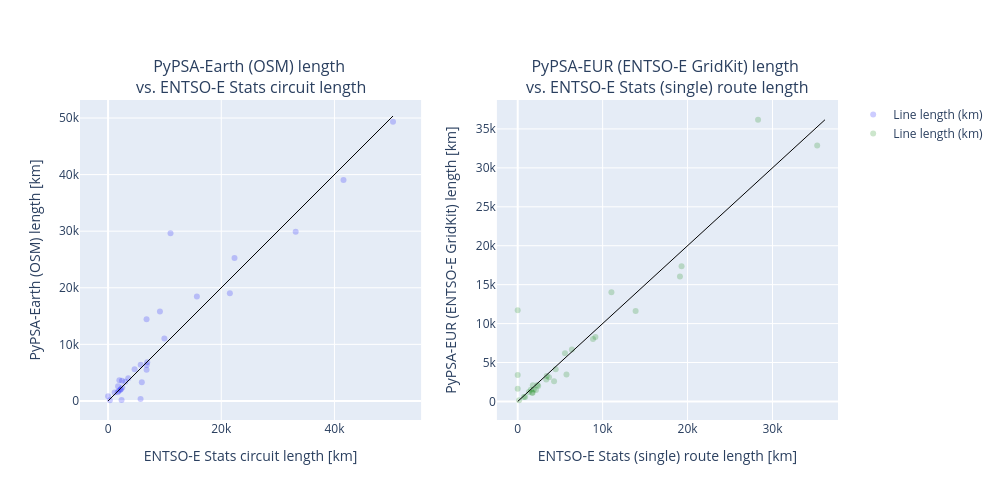

Here is the notebook cell this chart was saved with:
### Markdown cell above
### Visualisation

### Code cell
fig = make_subplots(
    rows=1, cols=2, 
    subplot_titles = ("PyPSA-Earth (OSM) length <br>vs. ENTSO-E Stats circuit length<br>", 
                      "PyPSA-EUR (ENTSO-E GridKit) length <br>vs. ENTSO-E Stats (single) route length"))

fig.add_trace(
    go.Scatter(
        x=df_lines_length["length_stats_circuits"],
        y=df_lines_length["length_pypsa_earth"],
        mode="markers",
        marker=dict(color="blue", opacity=0.2),
        name="Line length (km)",
    ),
    row=1, col=1
)

fig.add_trace(  
    go.Scatter(
        x=df_lines_length["length_stats_routes"], 
        y=df_lines_length["length_pypsa_eur"],
        mode="markers",
        marker=dict(color="green", opacity=0.2),
        name="Line length (km)"
    ),
    row=1, col=2
)

fig.add_trace(
    go.Scatter(
        x = [0, max(df_lines_length["length_stats_circuits"].max(), 
                    df_lines_length["length_pypsa_earth"].max())],
        y = [0, max(df_lines_length["length_stats_circuits"].max(), 
                    df_lines_length["length_pypsa_earth"].max())],
        mode = "lines",
        line = dict(color = "black", width = 1),
        showlegend = False
        ),
    row = 1, col = 1
    )

fig.add_trace(
    go.Scatter(
        x = [0, max(df_lines_length["length_stats_routes"].max(), 
                    df_lines_length["length_pypsa_eur"].max())],
        y = [0, max(df_lines_length["length_stats_routes"].max(), 
                    df_lines_length["length_pypsa_eur"].max())],
        mode = "lines",
        line = dict(color = "black", width = 1),
        showlegend = False
        ),
    row = 1, col = 2
    )

fig.update_traces(
    hovertemplate = "<b>Region</b>: %{text}<br><b>ENTSO-E Stats</b>: %{x} km<br><b>PyPSA</b>: %{y} km",
    text = df_lines_length.index
    )

fig["layout"]["xaxis"]["title"]="ENTSO-E Stats circuit length [km]"
fig["layout"]["yaxis"]["title"]="PyPSA-Earth (OSM) length [km]"

fig["layout"]["xaxis2"]["title"]="ENTSO-E Stats (single) route length [km]"
fig["layout"]["yaxis2"]["title"]="PyPSA-EUR (ENTSO-E GridKit) length [km]"

# keep x and y ratio the same
fig.update_xaxes(scaleanchor = "y", scaleratio = 1, row = 1, col = 1)
fig.update_yaxes(scaleanchor = "x", scaleratio = 1, row = 1, col = 1)

# make both subplots square 
fig.update_layout(width = 1000, height = 500)

fig.write_html("output/scatterplot_compare_lengths.html")
fig.show()

### Figure 1 — Plotly figure (JSON) as saved in the notebook; plotly's stock layout.template omitted (floating-point values rounded to 4 significant figures)
{"data": [{"hovertemplate": "<b>Region</b>: %{text}<br><b>ENTSO-E Stats</b>: %{x} km<br><b>PyPSA</b>: %{y} km", "marker": {"color": "blue", "opacity": 0.2}, "mode": "markers", "name": "Line length (km)", "text": ["AL", "AT", "BA", "BE", "BG", "CH", "CZ", "DE", "DK", "EE", "ES", "FI", "FR", "GB", "GR", "HR", "HU", "IE", "IT", "LT", "LU", "LV", "ME", "NO", "PL", "PT", "RO", "RS", "SE", "SI", "SK"], "type": "scatter", "x": [1696.0, 6801, 2386.0, 2185.0, 5742, 6835, 5764, 33150.0, 2249.0, 1886, 41600.0, 6803, 50350.0, 21520, 5964.0, 2517.0, 4683, 2470.0, 22341, 1999, 314, 1764.0, 0, 9163.0, 15694, 6923.0, 9947.0, 3565.0, 11035, 1156.0, 3045.0], "xaxis": "x", "y": [1542.0, 5493.0, 180.2, 1973.0, 325.5, 6338.0, 6418.0, 29910.0, 2077.0, 1759.0, 39040.0, 14430.0, 49340.0, 19010.0, 3309.0, 2368.0, 5604.0, 3554.0, 25260.0, 3653.0, 125.4, 2608.0, 820.9, 15800.0, 18470.0, 6845.0, 11060.0, 4020.0, 29650.0, 1505.0, 3395.0], "yaxis": "y"}, {"hovertemplate": "<b>Region</b>: %{text}<br><b>ENTSO-E Stats</b>: %{x} km<br><b>PyPSA</b>: %{y} km", "marker": {"color": "green", "opacity": 0.2}, "mode": "markers", "name": "Line length (km)", "text": ["AL", "AT", "BA", "BE", "BG", "CH", "CZ", "DE", "DK", "EE", "ES", "FI", "FR", "GB", "GR", "HR", "HU", "IE", "IT", "LT", "LU", "LV", "ME", "NO", "PL", "PT", "RO", "RS", "SE", "SI", "SK"], "type": "scatter", "x": [1696.0, 3358, 0, 1320.0, 5742, 0, 4474, 19290.0, 1542.0, 1886, 28300.0, 6377, 35265, 0, 4282.0, 2150.0, 3689, 2324.0, 19105, 1781.0, 165, 1754.0, 728, 9150.0, 13886, 5566.0, 8864.0, 3418.0, 11035, 875.9, 2413.0], "xaxis": "x2", "y": [1115.0, 2823.0, 1628.0, 1206.0, 3450.0, 3409.0, 4147.0, 17360.0, 1517.0, 1518.0, 36180.0, 6670.0, 32880.0, 11710.0, 2591.0, 1473.0, 3103.0, 2108.0, 16040.0, 2091.0, 153.2, 1121.0, 576.8, 8266.0, 11610.0, 6188.0, 8011.0, 3254.0, 14030.0, 585.1, 1981.0], "yaxis": "y2"}, {"hovertemplate": "<b>Region</b>: %{text}<br><b>ENTSO-E Stats</b>: %{x} km<br><b>PyPSA</b>: %{y} km", "line": {"color": "black", "width": 1}, "mode": "lines", "showlegend": false, "text": ["AL", "AT", "BA", "BE", "BG", "CH", "CZ", "DE", "DK", "EE", "ES", "FI", "FR", "GB", "GR", "HR", "HU", "IE", "IT", "LT", "LU", "LV", "ME", "NO", "PL", "PT", "RO", "RS", "SE", "SI", "SK"], "type": "scatter", "x": [0, 50350.0], "xaxis": "x", "y": [0, 50350.0], "yaxis": "y"}, {"hovertemplate": "<b>Region</b>: %{text}<br><b>ENTSO-E Stats</b>: %{x} km<br><b>PyPSA</b>: %{y} km", "line": {"color": "black", "width": 1}, "mode": "lines", "showlegend": false, "text": ["AL", "AT", "BA", "BE", "BG", "CH", "CZ", "DE", "DK", "EE", "ES", "FI", "FR", "GB", "GR", "HR", "HU", "IE", "IT", "LT", "LU", "LV", "ME", "NO", "PL", "PT", "RO", "RS", "SE", "SI", "SK"], "type": "scatter", "x": [0, 36180.0], "xaxis": "x2", "y": [0, 36180.0], "yaxis": "y2"}], "layout": {"annotations": [{"font": {"size": 16}, "showarrow": false, "text": "PyPSA-Earth (OSM) length <br>vs. ENTSO-E Stats circuit length<br>", "x": 0.225, "xanchor": "center", "xref": "paper", "y": 1, "yanchor": "bottom", "yref": "paper"}, {"font": {"size": 16}, "showarrow": false, "text": "PyPSA-EUR (ENTSO-E GridKit) length <br>vs. ENTSO-E Stats (single) route length", "x": 0.775, "xanchor": "center", "xref": "paper", "y": 1, "yanchor": "bottom", "yref": "paper"}], "height": 500, "width": 1000, "xaxis": {"anchor": "y", "domain": [0, 0.45], "scaleanchor": "y", "scaleratio": 1, "title": {"text": "ENTSO-E Stats circuit length [km]"}}, "xaxis2": {"anchor": "y2", "domain": [0.55, 1], "title": {"text": "ENTSO-E Stats (single) route length [km]"}}, "yaxis": {"anchor": "x", "domain": [0, 1], "scaleanchor": "x", "scaleratio": 1, "title": {"text": "PyPSA-Earth (OSM) length [km]"}}, "yaxis2": {"anchor": "x2", "domain": [0, 1], "title": {"text": "PyPSA-EUR (ENTSO-E GridKit) length [km]"}}}}
